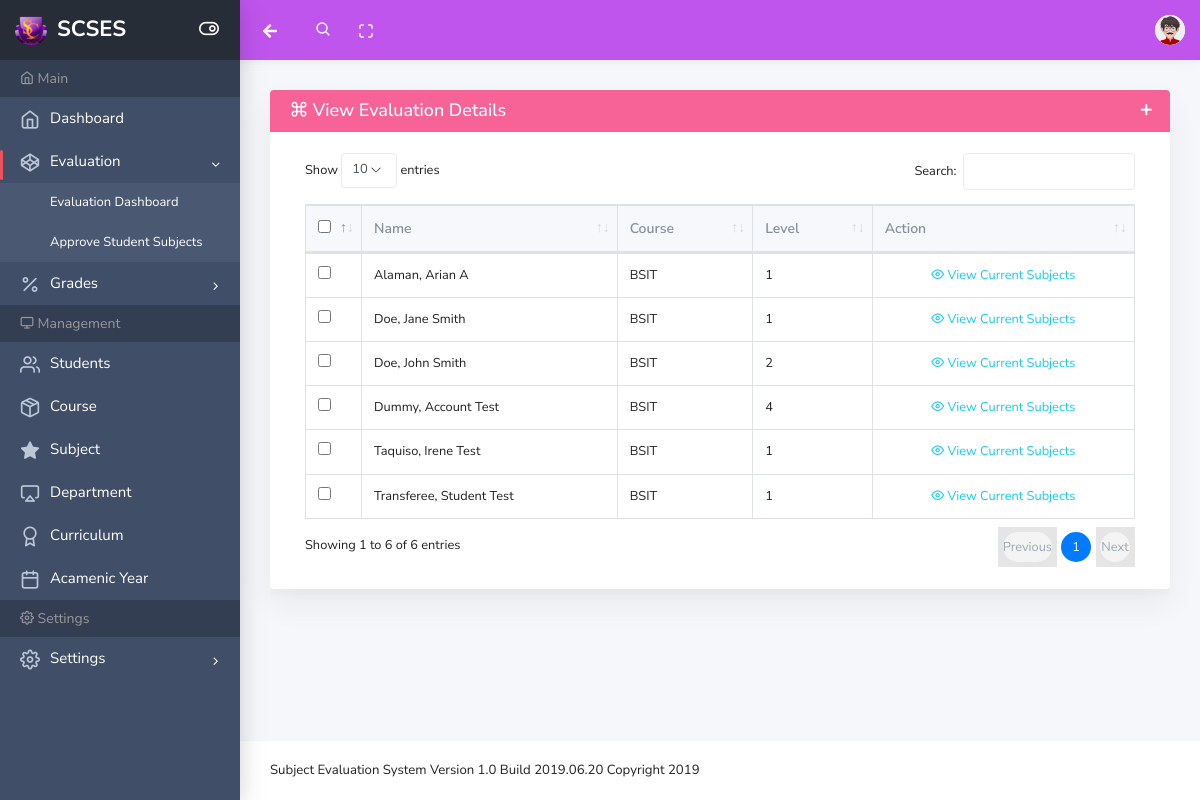
/app/evaluation_dashboard.php (signed in), run on the app's committed database.
### tables this page shows
CREATE TABLE `students` (
  `id` int(11) NOT NULL,
  `first_name` varchar(100) NOT NULL,
  `last_name` varchar(100) NOT NULL,
  `middle_name` varchar(100) NOT NULL,
  `address` text NOT NULL,
  `gender` varchar(20) NOT NULL,
  `dob` varchar(30) NOT NULL,
  `age` int(11) NOT NULL,
  `birth_place` varchar(100) NOT NULL,
  `religion` varchar(50) NOT NULL,
  `civil_status` varchar(50) NOT NULL,
  `nationality` varchar(50) NOT NULL,
  `mobile` varchar(20) NOT NULL,
  `email` varchar(100) NOT NULL,
  `course` int(11) NOT NULL,
  `year` varchar(30) NOT NULL,
  `date_create` datetime NOT NULL DEFAULT current_timestamp()
);

CREATE TABLE `course` (
  `id` int(11) NOT NULL,
  `department_id` varchar(11) NOT NULL,
  `code` varchar(20) NOT NULL,
  `course_title` varchar(100) NOT NULL,
  `course_major` varchar(50) NOT NULL,
  `course_desc` varchar(100) NOT NULL,
  `level` int(11) NOT NULL,
  `date_create` timestamp NOT NULL DEFAULT current_timestamp()
);

CREATE TABLE `year_level` (
  `id` int(11) NOT NULL,
  `level` int(11) NOT NULL
);

### config/connection.php (called while the page is built, shortened)
<?php
class Connection
{
	private $host="localhost";
	private $user="root";
	private $db="subject_evaluation";
	private $pass="";
	public function __construct(){
	 	$this->conn = new PDO("mysql:host=".$this->host.";dbname=".$this->db,$this->user,$this->pass);
	}
}
?>

### Library/Enrollment.php (called while the page is built, shortened)
<?php
require_once '../config/connection.php';
require_once '../Model/Enrollment.php';
$db = new Connection;
$enrollment = new Enrollment($db);

### Model/Enrollment.php (called while the page is built, shortened)
<?php
require_once '../config/connection.php';
class Enrollment extends Connection
{
	public function search_all()
	{
		try {
			$stmt = $this->conn->prepare('
				SELECT
				    `students`.`id`,
				    `students`.`first_name`,
				    `students`.`last_name`,
				    `students`.`middle_name`,
				    `course`.`id` AS `courseid`,
				    `course`.`course_title`,
				    `year_level`.`level`,
				    `curriculum`.`id` as `cid`
				FROM
				    `students`
				LEFT JOIN `course` ON `students`.course = `course`.id
				LEFT JOIN `year_level` ON `students`.year = `year_level`.`id`
				LEFT JOIN `curriculum` ON `course`.`id` = `curriculum`.`course_id`
				-- WHERE `students`.`course` = :course AND `students`.`year` = :level
			');
			$stmt->execute();
			if ($stmt->rowCount()>0) {
				return $stmt;
			}else{
				print('No Data');
			}
		} catch (PDOException $e) {
			echo $e->get_message();
			die();
		}
	}
}

### Library/Settings.php (called while the page is built, shortened)
<?php
require_once '../config/connection.php';
require_once '../Model/Settings.php';
$db = new Connection;
$settings = new Settings($db);

### Model/settings.php (called while the page is built, shortened)
<?php
require_once '../config/connection.php';
class Settings extends Connection{
	public function get_active_semester()
	{
		try {
		 	$stmt  = $this->conn->prepare("SELECT `id` FROM `semester` WHERE `status` = 1");
		 	$stmt->execute();
		 	if ($stmt->rowCount() > 0) {
				return $stmt->fetch(PDO::FETCH_ASSOC);
			}
			else{
		 		return false;
		 	}
		 } catch (PDOException $e) {
		 	echo $e->get_message();
		 }
	}
}

### app/evaluation_dashboard.php (the view, shortened to what this page needs)
<?php
require_once '../Library/Enrollment.php';
require_once '../Library/Settings.php';
$sem = $settings->get_active_semester();
require_once 'layout/main.php';
?>
    <body>
        <div class="wrapper">
           <?php require_once 'layout/header.php'; ?>
            <div class="page-wrap">
                <?php require_once 'layout/sidebar.php'; ?>
                <div class="main-content">
                    <div class="container-fluid">
                        <div class="widget">
                            <div class="widget-header bg-pink text-white">
                                <h3 class="widget-title"><i class="ik ik-command"></i> View Evaluation Details</h3>
                                <div class="widget-tools pull-right">
                                    <button type="button" class="text-white btn btn-widget-tool minimize-widget ik ik-plus"></button>
                                </div>
                            </div>
                            <div class="widget-body" style="">
                                <div class="dt-responsive">
                                    <form method="post" action="test" id="target">
                                        <div class=" col-12 scrollable scrollable_x">
                                        <table id="multi-colum-dt" class="table table-hover table-bordered">
                                            <thead>
                                                <tr>
                                                    <th class="nosort" width="10">
                                                            <input type="checkbox" id="selectall" name="check[]">
                                                    </th>
                                                    <th>Name</th>
                                                    <th>Course</th>
                                                    <th>Level</th>
                                                    <th>Action</th>
                                                </tr>
                                            </thead>
                                            <tbody>
<?php
    $student_list = $enrollment->search_all();
    foreach ($student_list as $student) {
?>
    <tr>
        <td>
            <input type="checkbox" class="select_all_child" id="" name="check[]" value="<?php echo $student['id']; ?>">
        </td>
        <td>
            <a href="evaluation_details.php?stdid=<?php echo $student['id']; ?>" target="_blank"><?php echo $student['last_name'].', '.$student['first_name'].' '.$student['middle_name']; ?></a>
        </td>
        <td><?php echo $student['course_title']; ?></td>
        <td><?php echo $student['level']; ?></td>
        <td class="text-center">
            <a href="#" data-toggle="modal" onclick="showGrades('<?php echo $student["id"]; ?>','<?php echo $student["cid"]; ?>','<?php echo $student["courseid"]; ?>','<?php echo $student["level"]; ?>','<?php echo $sem['id']; ?>');" data-target="#evaluation_details" data-index="<?php echo $student['id']; ?>"  class="text-info evaluation_details"><i class="ik ik-eye"></i> View Current Subjects</a>
        </td>
    </tr>
<?php
    }
?>
                                            </tbody>
                                        </table>
                                        </div>
                                    </form>
                                </div>
                            </div>
                        </div>
                    </div>
                </div>
                <?php require_once 'layout/footer.php'; ?>
            </div>
        </div>
    </body>
</html>

### app/layout/main.php (shortened to what this page needs)
<?php
require_once '../config/connection.php';
?>
<!doctype html>
<html lang="en">
    <head>
        <link rel="stylesheet" href="../plugins/bootstrap/dist/css/bootstrap.min.css">
        <link rel="stylesheet" href="../plugins/icon-kit/dist/css/iconkit.min.css">
        <link rel="stylesheet" href="../plugins/datatables.net-bs4/css/dataTables.bootstrap4.min.css">
        <link rel="stylesheet" href="../plugins/jvectormap/jquery-jvectormap.css">
        <link rel="stylesheet" href="../plugins/tempusdominus-bootstrap-4/build/css/tempusdominus-bootstrap-4.min.css">
        <link rel="stylesheet" href="../plugins/weather-icons/css/weather-icons.min.css">
        <link rel="stylesheet" href="../plugins/owl.carousel/dist/assets/owl.carousel.min.css">
        <link rel="stylesheet" href="../plugins/owl.carousel/dist/assets/owl.theme.default.min.css">
        <link rel="stylesheet" href="../dist/css/theme.min.css">
        <link rel="stylesheet" href="../plugins/jquery-toast-plugin/dist/jquery.toast.min.css">
        <link rel="stylesheet" href="../plugins/fontawesome-free/css/all.min.css">
        <link rel="stylesheet" href="../plugins/perfect-scrollbar/css/perfect-scrollbar.css">
    </head>

### app/layout/header.php (shortened to what this page needs)
<header class="header-top no-print" header-theme="purple">
               <div class="container-fluid">
                   <div class="d-flex justify-content-between">
                       <div class="top-menu d-flex align-items-center">
                           <button type="button" onclick="history.back();" class="nav-link"><i class="fa fa-arrow-left"></i></button>
                           <div class="header-search">
                               <div class="input-group">
                                   <input type="text" class="form-control">
                                   <span class="input-group-addon search-btn"><i class="ik ik-search"></i></span>
                               </div>
                           </div>
                           <button type="button" id="navbar-fullscreen" class="nav-link"><i class="ik ik-maximize"></i></button>
                       </div>
                       <div class="top-menu d-flex align-items-center">
                           <div class="dropdown">
                               <a class="dropdown-toggle" href="#" id="userDropdown" role="button" data-toggle="dropdown" aria-haspopup="true" aria-expanded="false"><img class="avatar" src="../img/user.jpg" alt=""></a>
                           </div>
                       </div>
                   </div>
               </div>
           </header>

### app/layout/sidebar.php (shortened to what this page needs)
<?php $url = 'http://' . $_SERVER['SERVER_NAME'] . $_SERVER['REQUEST_URI']; ?>
<div class="app-sidebar colored no-print">
    <div class="sidebar-header">
        <a class="header-brand" href="index.php">
            <div class="logo-img">
                <img src="../src/32x32.png" class="header-brand-img" alt="SCSES">
             </div>
            <span class="text">&nbspSCSES</span>
        </a>
        <button type="button" class="nav-toggle"><i data-toggle="expanded" class="ik ik-toggle-right toggle-icon"></i></button>
    </div>
    <div class="sidebar-content">
        <div class="nav-container">
            <nav id="main-menu-navigation" class="navigation-main">
                <div class="nav-lavel"><i class="ik ik-home"></i> Main</div>
                <div class="nav-item">
                    <a href="index.php"><i class="ik ik-home"></i><span>Dashboard</span></a>
                </div>
                <?php if ($_SESSION['user_type'] == "administrator" or $_SESSION['user_type'] == 'secretary'): ?>
                    <div class="nav-item has-sub <?php if (strpos($url,'evaluation') !== false){ echo "open"; } ?>">
                        <a href="javascript:void(0)"><i class="ik ik-codepen"></i><span>Evaluation</span></a>
                        <div class="submenu-content">
                           <a href="evaluation_dashboard.php" class="menu-item">Evaluation Dashboard</a>
                           <a href="evaluation.php" class="menu-item">Approve Student Subjects</a>
                        </div>
                    </div>
                <?php endif ?>
            <?php if ($_SESSION['user_type'] != "secretary"): ?>
                <div class="nav-item has-sub <?php if (strpos($url,'grades') !== false){ echo "open"; } ?>">
                    <a href="javascript:void(0)"><i class="ik ik-percent"></i><span>Grades</span></a>
                </div>
                <div class="nav-lavel"><i class="ik ik-monitor"></i> Management</div>
                <div class="nav-item">
                    <a href="students.php"><i class="ik ik-users"></i><span>Students</span></a>
                </div>
                <div class="nav-item">
                    <a href="courses.php"><i class="ik ik-package"></i><span>Course</span></a>
                </div>
                <div class="nav-item">
                    <a href="subjects.php"><i class="ik ik-star-on"></i><span>Subject</span></a>
                </div>
                <div class="nav-item">
                    <a href="departments.php"><i class="ik ik-airplay"></i><span>Department</span></a>
                </div>
                <div class="nav-item">
                    <a href="curriculum.php"><i class="ik ik-award"></i><span>Curriculum</span></a>
                </div>
                <div class="nav-item">
                    <a href="academicyear.php"><i class="ik ik-calendar"></i><span>Acamenic Year</span></a>
                </div>
                <div class="nav-lavel"><i class="ik ik-settings"></i> Settings</div>
                <?php if ($_SESSION['user_type'] == "administrator"): ?>
                <div class="nav-item has-sub">
                    <a href="#"><i class="ik ik-settings"></i><span>Settings</span></a>
                </div>
                <?php endif ?>
            <?php endif ?>
            </nav>
        </div>
    </div>
</div>

### app/layout/footer.php (shortened to what this page needs)
<footer class="footer">
                <div class="w-100 clearfix">
                    <span class="float-none  mt-1 mt-sm-0 text-center">Subject Evaluation System Version 1.0 Build 2019.06.20 Copyright 2019
                    </span>
                </div>
            </footer>

### app/layout/main.php (style rules this page uses)
.sidebar-content { background-color: #272d36; }
.wrapper .page-wrap .app-sidebar .sidebar-content .nav-container .navigation-main .nav-item a { padding: 10px 5px; }
.wrapper .page-wrap .app-sidebar .sidebar-content .nav-container .navigation-main .nav-item a span { font-size: 15px; }

### data on the page
students: last_name "Doe", first_name "John", middle_name "Smith", course.course_title "BSIT", year_level.level "2"
students: last_name "Doe", first_name "Jane", middle_name "Smith", course.course_title "BSIT", year_level.level "1"
students: last_name "Alaman", first_name "Arian", middle_name "A", course.course_title "BSIT", year_level.level "1"
students: last_name "Taquiso", first_name "Irene", middle_name "Test", course.course_title "BSIT", year_level.level "1"
students: last_name "Transferee", first_name "Student", middle_name "Test", course.course_title "BSIT", year_level.level "1"
students: last_name "Dummy", first_name "Account", middle_name "Test", course.course_title "BSIT", year_level.level "4"
